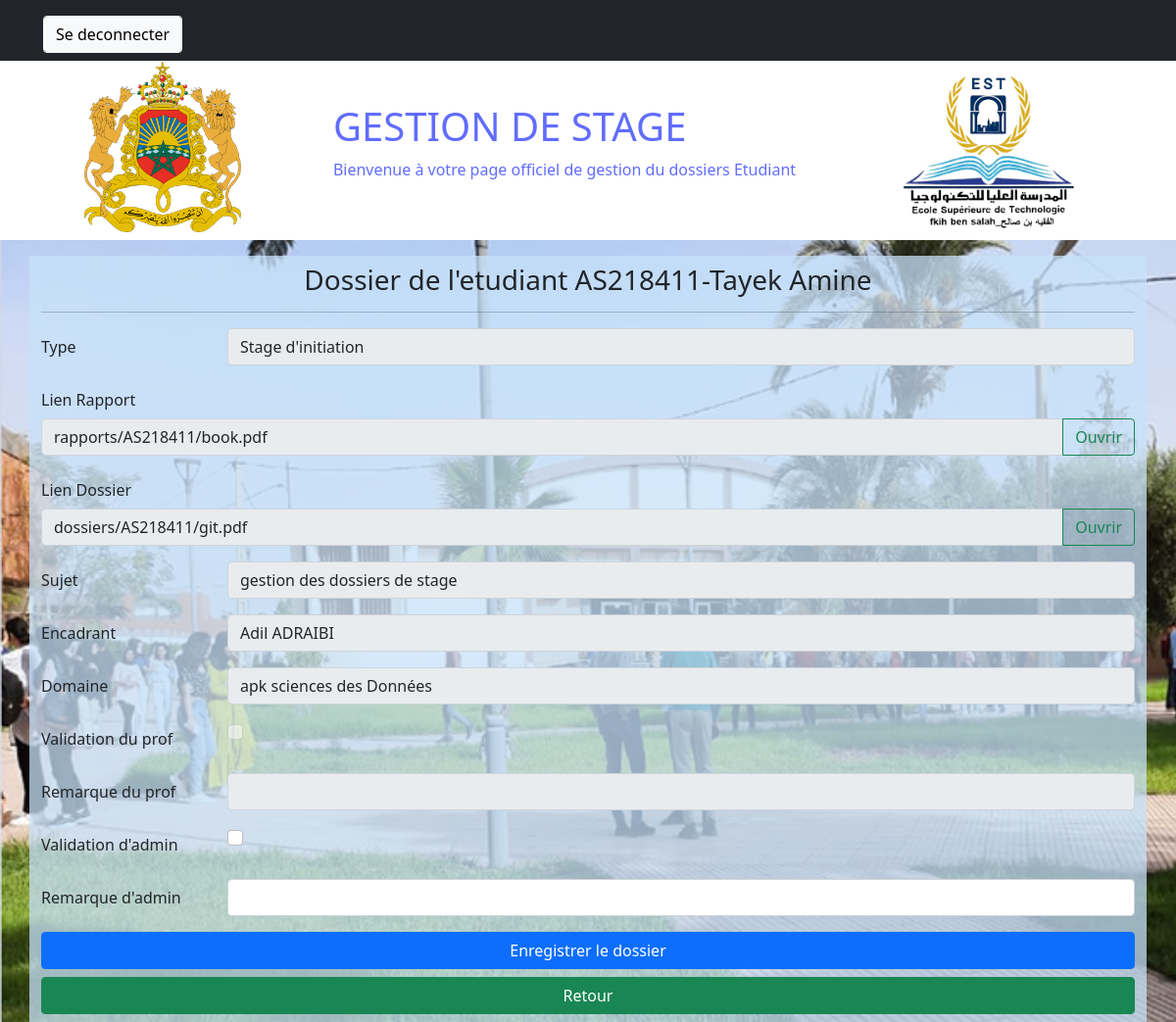
The app's page /afficherDossierAdmin/9/J363077 (signed in) with its own data.
### manager/models.py (models this page shows, shortened)
class Dossiers(models.Model):
    TYPES = (
        ("1", "Stage d'initiation"),
        ('2', 'stage technique'),
        ('3', 'stage PFE'),
        ('4', 'Stage Professionel'),
    )
    NIVEAUX = (
        ("1ere Annee", "1ere Annee"),
        ("2eme Annee", "2eme Annee"),
        ('Licence Professionelle', 'Licence Professionelle'),
    )
    Type = models.CharField(max_length=50, choices=TYPES)
    Rapport = models.FileField(upload_to=pdf1_upload_to)
    Doss= models.FileField(upload_to=pdf2_upload_to)
    Sujet = models.CharField(max_length=100, null=False, blank=False)
    Encadrant = models.CharField(max_length=100, null=False, blank=False)
    Domaine = models.CharField(max_length=100, null=False, blank=False)
    Nom_filiere = models.CharField(max_length=100)
    Year = models.DateField(auto_now=False, auto_now_add=False)
    Niveau = models.CharField(max_length=50, choices = NIVEAUX)
    Student = models.ForeignKey(Student, on_delete=models.CASCADE)
    ValidationProf = models.BooleanField(default=False)
    ValidationAdmin = models.BooleanField(default=False)
    RemarqueProf = models.CharField(max_length=255, blank=True, null=True)
    RemarqueAdmin = models.CharField(max_length=255, blank=True, null=True)
    class Meta:
        ordering=['Type']

class User(AbstractUser):
    class Role(models.TextChoices):
        ADMIN="ADMIN", 'ADMIN'
        PROF="PROF", 'PROF'
        ETUDIANT="ETUDIANT", 'ETUDIANT'
    SEX = (
        ("Male", "Male"),
        ('Female', 'Female'),
    )
    base_role=Role.ADMIN
    base_role1=Role.ETUDIANT
    role = models.CharField(max_length = 20, choices= Role)
    Sex =  models.CharField(max_length = 10, choices=SEX)
    adresse=models.TextField(max_length=150,null=True)
    tel=models.CharField(max_length=40,null=True)
    Napog=models.IntegerField(default=0,null=True)
    CNE=models.CharField(max_length=50,null=True)
    dateN= models.DateField(auto_now=False, auto_now_add=False, null=True)
    lieuxN = models.CharField(max_length=50,null=True)
    SPC = models.CharField(max_length = 50,null=True)

### manager/views.py (the view, shortened to what this page needs)
# urls.py: path('afficherDossierAdmin/<int:pk>/<str:prof>', views.afficherDossierAdmin, name='afficherDossierAdmin'),
def afficherDossierAdmin(request, pk, prof):
    if request.user.is_authenticated and request.user.role == 'ADMIN':
        dossier=Dossiers.objects.get(pk=pk)
        return render(request, 'manager/afficherDossierAdmin.html', {'dossier':dossier, 'prof':prof})

### templates/manager/afficherDossierAdmin.html (shortened to what this page needs)
{% extends 'manager/base.html' %}
{% block content %}
<div class="form container">
    <h3>Dossier de l'etudiant {{ dossier.Student.username }}-{{ dossier.Student.last_name }} {{ dossier.Student.first_name }} </h3>
  <hr>
      <div class="mb-3 row">
        <label for="Type" class="col-sm-2 col-form-label">Type</label>
        <div class="col-sm-10">
          <input type="text" class="form-control" id="Type" name="Type" value= "{{ dossier.get_Type_display }}" disabled/>
        </div>
      </div>
    <div class="mb-3 row">
      <label for="Rapport" class="col-sm-2 col-form-label">Lien Rapport</label>
      <div class="input-group col-sm-10">
        <input type="text" class="form-control" id="Rapport" name="Rapport" value="{{ dossier.Rapport }}" disabled/>
        <a target="_blank" class="btn btn-outline-success" type="button" href="{% url 'viewPdf' dossier.id 1 %}">Ouvrir</a>
      </div>
    </div>
    <div class="mb-3 row">
      <label for="Dossier" class="col-sm-2 col-form-label">Lien Dossier</label>
      <div class="input-group col-sm-10">
        <input type="text" class="form-control" id="Dossier" name="Dossier" value="{{ dossier.Doss }}" disabled/>
        <a target="_blank" class="btn btn-outline-success" type="button" href="{% url 'viewPdf' dossier.id 2 %}">Ouvrir</a>
      </div>
    </div>
    <div class="mb-3 row">
      <label for="Sujet" class="col-sm-2 col-form-label">Sujet</label>
      <div class="col-sm-10">
        <input type="text" class="form-control" id="Sujet" name="Sujet" value="{{ dossier.Sujet }}" disabled/>
      </div>
    </div>
    <div class="mb-3 row">
      <label for="Encadrant" class="col-sm-2 col-form-label">Encadrant</label>
      <div class="col-sm-10">
        <input type="text" class="form-control" id="Encadrant" name="Encadrant" value="{{ dossier.Encadrant }}" disabled />
      </div>
    </div>
    <div class="mb-3 row">
      <label for="Domaine" class="col-sm-2 col-form-label">Domaine</label>
      <div class="col-sm-10">
        <input type="text" class="form-control" id="Domaine" name="Domaine" value="{{ dossier.Domaine }}" disabled />
      </div>
    </div>
    <form action="{% url 'afficherDossierAdmin' dossier.pk prof %}" method="POST">
    <div class="mb-3 row">
      <label for="validationp" class="col-sm-2 col-form-label">Validation du prof</label>
      <div class="col-sm-10">
        <input class="form-check-input"  type="checkbox" name="val" {% if dossier.ValidationProf %} checked  {% endif %} disabled >
      </div>
    </div>
    {% if not dossier.ValidationProf %}
    <div class="mb-3 row">
      <label for="validationa" class="col-sm-2 col-form-label">Remarque du prof</label>
      <div class="col-sm-10">
        <input class="form-control"  type="textfield" {% if dossier.RemarqueProf is None %} value=""  {% else %} value="{{ dossier.RemarqueProf }}"{% endif %} name="remarqProf" disabled >
      </div>
    </div>
    {% endif %}
    <div class="mb-3 row">
      <label for="validationa" class="col-sm-2 col-form-label">Validation d'admin</label>
      <div class="col-sm-10">
        <input class="form-check-input" id="chek1" name="valA" type="checkbox" {% if dossier.ValidationAdmin %} checked {% endif %}>
      </div>
    </div>
    {% if not dossier.ValidationAdmin %}
    <div class="mb-3 row">
      <label for="validationa" id="labelA" class="col-sm-2 col-form-label">Remarque d'admin</label>
      <div class="col-sm-10">
        <input class= "form-control" id="valifdationA" name="remarqAdmin" type="textfield" {% if dossier.RemarqueAdmin is None %} value=""  {% else %} value="{{ dossier.RemarqueAdmin }}"{% endif %} {% if dossier.RemarqueProf is None %} value=""  {% else %} value="{{ dossier.RemarqueProf }}"{% endif %}>
      </div>
    </div>
    {% endif %}
    {% if request.user.role == 'PROF' or request.user.role == 'ADMIN' %}
      <div class="d-grid gap-2">
        <button class="btn btn-primary" type="submit">Enregistrer le dossier</a>
      </div>
    {% endif %}
  </form>
    <div class="d-grid gap-2">
      <a class="btn btn-success mt-2" href="{% url 'listDossiers' dossier.Niveau dossier.Nom_filiere dossier.Year.year dossier.Encadrant prof %}">Retour</a>
    </div>
</div>
{% endblock content %}

### manager/static/css/style.css (style rules this page uses)
body { background-image: url("../2.png"); background-size: cover; background-repeat: no-repeat; box-sizing: border-box; }
.form { background-color: rgba(199, 226, 250, 0.747); padding: 8px 5vw; margin-top: 16px; }
h3 { text-align: center; }

### records on screen
Dossiers: Student.username "AS218411", Student.last_name "Tayek", Student.first_name "Amine", Type "Stage d'initiation", Rapport "rapports/AS218411/book.pdf", Dossier "dossiers/AS218411/git.pdf", Sujet "gestion des dossiers de stage", Encadrant "Adil ADRAIBI", Domaine "apk sciences des Données"
